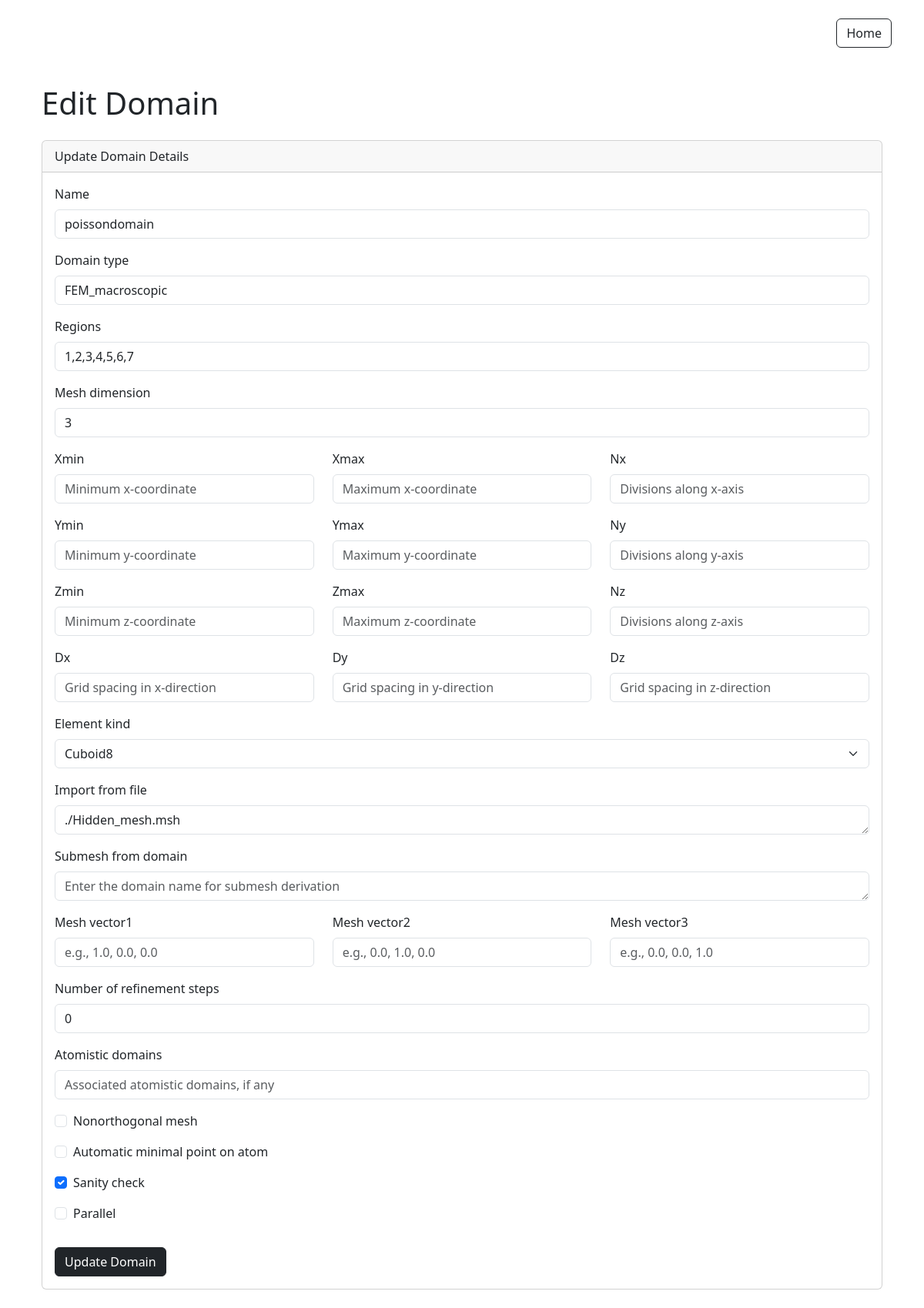
The app's page /domains/1/edit/ with its own data.
### domains/models.py (models this page shows, shortened)
class Domain(models.Model):
    ELEMENT_CHOICES = [
        ('cuboid8', 'Cuboid8'),
        ('cuboid27', 'Cuboid27'),
        ('cuboid20', 'Cuboid20'),
        ('tetrahedron4', 'Tetrahedron4'),
        ('tetrahedron10', 'Tetrahedron10'),
        ('pyramid5', 'Pyramid5'),
        ('prism6', 'Prism6'),
        ('prism15', 'Prism15'),
        ('prism18', 'Prism18'),
        ('quad4', 'Quad4'),
        ('quad8', 'Quad8'),
        ('quad9', 'Quad9'),
        ('tri3', 'Tri3'),
        ('tri6', 'Tri6'),
        ('edge2', 'Edge2'),
        ('edge3', 'Edge3'),
        ('edge4', 'Edge4'),
        ('node1', 'Node1'),
    ]
    name = models.CharField(max_length=100, help_text="The unique name of the domain.")
    domain_type = models.CharField(max_length=100, default="FEM_macroscopic", help_text="The type of domain, defaults to 'FEM_macroscopic' for finite element method.")
    regions = models.TextField(help_text="list of integers representing different regions within the domain.")
    mesh_dimension = models.IntegerField(default=3, help_text="The dimension of the mesh (1D, 2D, 3D).")
    xmin = models.FloatField(null=True, blank=True, help_text="Minimum x-coordinate boundary of the mesh.")
    xmax = models.FloatField(null=True, blank=True, help_text="Maximum x-coordinate boundary of the mesh.")
    ymin = models.FloatField(null=True, blank=True, help_text="Minimum y-coordinate boundary of the mesh.")
    ymax = models.FloatField(null=True, blank=True, help_text="Maximum y-coordinate boundary of the mesh.")
    zmin = models.FloatField(null=True, blank=True, help_text="Minimum z-coordinate boundary of the mesh.")
    zmax = models.FloatField(null=True, blank=True, help_text="Maximum z-coordinate boundary of the mesh.")
    nx = models.IntegerField(null=True, blank=True, help_text="Number of divisions in the x-direction.")
    ny = models.IntegerField(null=True, blank=True, help_text="Number of divisions in the y-direction.")
    nz = models.IntegerField(null=True, blank=True, help_text="Number of divisions in the z-direction.")
    dx = models.FloatField(null=True, blank=True, help_text="Mesh grid spacing in the x-direction.")
    dy = models.FloatField(null=True, blank=True, help_text="Mesh grid spacing in the y-direction.")
    dz = models.FloatField(null=True, blank=True, help_text="Mesh grid spacing in the z-direction.")
    element_kind = models.CharField(max_length=20, choices=ELEMENT_CHOICES, default='cuboid8', help_text="Type of element used in the mesh.")
    import_from_file = models.TextField(null=True, blank=True, help_text="Path to a file from which the mesh is imported.")
    submesh_from_domain = models.TextField(null=True, blank=True, help_text="Name of another domain from which a submesh is derived.")
    nonorthogonal_mesh = models.BooleanField(default=False, help_text="Flag to indicate if the mesh is nonorthogonal.")
    mesh_vector1 = models.TextField(null=True, blank=True, help_text="Enter the first vector as comma-separated values, e.g., '1.0, 0.0, 0.0'")
    mesh_vector2 = models.TextField(null=True, blank=True, help_text="Enter the second vector as comma-separated values, e.g., '0.0, 1.0, 0.0'")
    mesh_vector3 = models.TextField(null=True, blank=True, help_text="Enter the third vector as comma-separated values, e.g., '0.0, 0.0, 1.0'")
    number_of_refinement_steps = models.IntegerField(null=True, default=0, help_text="Number of refinement steps to be applied to the mesh.")
    atomistic_domains = models.CharField(max_length=255, null=True, blank=True, help_text="Associated atomistic domains if any.")
    automatic_minimal_point_on_atom = models.BooleanField(null=True,default=False, help_text="Automatically calculate the minimal point on the atomic domain.")
    sanity_check = models.BooleanField(null=True,default=True, help_text="Perform a sanity check during operations.")
    parallel = models.BooleanField(null=True,default=False, help_text="Enable parallel domain operations.")
    xmin_p = models.FloatField(null=True, blank=True, help_text="Minimum x-coordinate of the cuboid enclosing the structure.")
    xmax_p = models.FloatField(null=True, blank=True, help_text="Maximum x-coordinate of the cuboid enclosing the structure.")
    ymin_p = models.FloatField(null=True, blank=True, help_text="Minimum y-coordinate of the cuboid enclosing the structure.")
    ymax_p = models.FloatField(null=True, blank=True, help_text="Maximum y-coordinate of the cuboid enclosing the structure.")
    zmin_p = models.FloatField(null=True, blank=True, help_text="Minimum z-coordinate of the cuboid enclosing the structure.")
    zmax_p = models.FloatField(null=True, blank=True, help_text="Maximum z-coordinate of the cuboid enclosing the structure.")
    num_geom_cpus = models.IntegerField(null=True, blank=True, help_text="Number of CPUs used for geometry-related computations.")

### domains/views.py (the view)
# urls.py: path('<int:pk>/edit/', DomainUpdateView.as_view(), name='edit_domain'),
class DomainUpdateView(UpdateView):
    model = Domain
    form_class = DomainForm
    template_name = 'domains/edit_domain.html'
    success_url = reverse_lazy('domains:domain_list')

### domains/templatetags/domain_filters.py (called while the page is built)
@register.filter(name='add_class')
def add_class(value, arg):
    attrs = {'class': arg}
    return value.as_widget(attrs=attrs)

### domains/templates/domains/edit_domain.html (shortened to what this page needs)
{% extends 'base.html' %}
{% load static %}
{% load domain_filters %}
{% block content %}
<div class="container mt-5 domains-header">
    <h1 class="mb-4">Edit Domain</h1>
    <div class="card mb-4 form-container">
        <div class="card-header">
            Update Domain Details
        </div>
        <div class="card-body">
            <form method="post" id="domainForm">
                <div class="mb-3">
                    <label for="id_name" class="form-label">{{ form.name.label }}</label>
                    {{ form.name|add_class:"form-control" }}
                </div>
                <div class="mb-3">
                    <label for="id_domain_type" class="form-label">{{ form.domain_type.label }}</label>
                    {{ form.domain_type|add_class:"form-control" }}
                </div>
                <div class="mb-3">
                    <label for="id_regions" class="form-label">{{ form.regions.label }}</label>
                    {{ form.regions|add_class:"form-control" }}
                </div>
                <div class="mb-3">
                    <label for="id_mesh_dimension" class="form-label">{{ form.mesh_dimension.label }}</label>
                    {{ form.mesh_dimension|add_class:"form-control" }}
                </div>
                <div class="row">
                    <div class="col-md-4 mb-3">
                        <label for="id_xmin" class="form-label">{{ form.xmin.label }}</label>
                        {{ form.xmin|add_class:"form-control" }}
                    </div>
                    <div class="col-md-4 mb-3">
                        <label for="id_xmax" class="form-label">{{ form.xmax.label }}</label>
                        {{ form.xmax|add_class:"form-control" }}
                    </div>
                    <div class="col-md-4 mb-3">
                        <label for="id_nx" class="form-label">{{ form.nx.label }}</label>
                        {{ form.nx|add_class:"form-control" }}
                    </div>
                </div>
                <div class="row">
                    <div class="col-md-4 mb-3">
                        <label for="id_ymin" class="form-label">{{ form.ymin.label }}</label>
                        {{ form.ymin|add_class:"form-control" }}
                    </div>
                    <div class="col-md-4 mb-3">
                        <label for="id_ymax" class="form-label">{{ form.ymax.label }}</label>
                        {{ form.ymax|add_class:"form-control" }}
                    </div>
                    <div class="col-md-4 mb-3">
                        <label for="id_ny" class="form-label">{{ form.ny.label }}</label>
                        {{ form.ny|add_class:"form-control" }}
                    </div>
                </div>
                <div class="row">
                    <div class="col-md-4 mb-3">
                        <label for="id_zmin" class="form-label">{{ form.zmin.label }}</label>
                        {{ form.zmin|add_class:"form-control" }}
                    </div>
                    <div class="col-md-4 mb-3">
                        <label for="id_zmax" class="form-label">{{ form.zmax.label }}</label>
                        {{ form.zmax|add_class:"form-control" }}
                    </div>
                    <div class="col-md-4 mb-3">
                        <label for="id_nz" class="form-label">{{ form.nz.label }}</label>
                        {{ form.nz|add_class:"form-control" }}
                    </div>
                </div>
                <div class="row">
                    <div class="col-md-4 mb-3">
                        <label for="id_dx" class="form-label">{{ form.dx.label }}</label>
                        {{ form.dx|add_class:"form-control" }}
                    </div>
                    <div class="col-md-4 mb-3">
                        <label for="id_dy" class="form-label">{{ form.dy.label }}</label>
                        {{ form.dy|add_class:"form-control" }}
                    </div>
                    <div class="col-md-4 mb-3">
                        <label for="id_dz" class="form-label">{{ form.dz.label }}</label>
                        {{ form.dz|add_class:"form-control" }}
                    </div>
                </div>
                <div class="mb-3">
                    <label for="id_element_kind" class="form-label">{{ form.element_kind.label }}</label>
                    {{ form.element_kind|add_class:"form-select" }}
                </div>
                <div class="mb-3">
                    <label for="id_import_from_file" class="form-label">{{ form.import_from_file.label }}</label>
                    {{ form.import_from_file|add_class:"form-control" }}
                </div>
                <div class="mb-3">
                    <label for="id_submesh_from_domain" class="form-label">{{ form.submesh_from_domain.label }}</label>
                    {{ form.submesh_from_domain|add_class:"form-control" }}
                </div>
                <div class="row">
                    <div class="col-md-4 mb-3">
                        <label for="id_mesh_vector1" class="form-label">{{ form.mesh_vector1.label }}</label>
                        {{ form.mesh_vector1|add_class:"form-control" }}
                    </div>
                    <div class="col-md-4 mb-3">
                        <label for="id_mesh_vector2" class="form-label">{{ form.mesh_vector2.label }}</label>
                        {{ form.mesh_vector2|add_class:"form-control" }}
                    </div>
                    <div class="col-md-4 mb-3">
                        <label for="id_mesh_vector3" class="form-label">{{ form.mesh_vector3.label }}</label>
                        {{ form.mesh_vector3|add_class:"form-control" }}
                    </div>
                </div>
                <div class="mb-3">
                    <label for="id_number_of_refinement_steps" class="form-label">{{ form.number_of_refinement_steps.label }}</label>
                    {{ form.number_of_refinement_steps|add_class:"form-control" }}
                </div>
                <div class="mb-3">
                    <label for="id_atomistic_domains" class="form-label">{{ form.atomistic_domains.label }}</label>
                    {{ form.atomistic_domains|add_class:"form-control" }}
                </div>
                <div class="mb-3">
                    <div class="form-check">
                        {{ form.nonorthogonal_mesh }}
                        <label class="form-check-label" for="id_nonorthogonal_mesh">{{ form.nonorthogonal_mesh.label }}</label>
                    </div>
                </div>
                <div class="mb-3">
                    <div class="form-check">
                        {{ form.automatic_minimal_point_on_atom }}
                        <label class="form-check-label" for="id_automatic_minimal_point_on_atom">{{ form.automatic_minimal_point_on_atom.label }}</label>
                    </div>
                </div>
                <div class="mb-3">
                    <div class="form-check">
                        {{ form.sanity_check }}
                        <label class="form-check-label" for="id_sanity_check">{{ form.sanity_check.label }}</label>
                    </div>
                </div>
                <div class="mb-3">
                    <div class="form-check">
                        {{ form.parallel }}
                        <label class="form-check-label" for="id_parallel">{{ form.parallel.label }}</label>
                    </div>
                </div>
                <button type="submit" class="btn btn-dark mt-3">Update Domain</button>
            </form>
        </div>
    </div>
</div>
{% endblock %}

### records on screen
Domain: name "poissondomain", domain_type "FEM_macroscopic", regions "1,2,3,4,5,6,7", mesh_dimension "3", element_kind "Cuboid8", import_from_file "./Hidden_mesh.msh", number_of_refinement_steps "0", sanity_check "☑"
